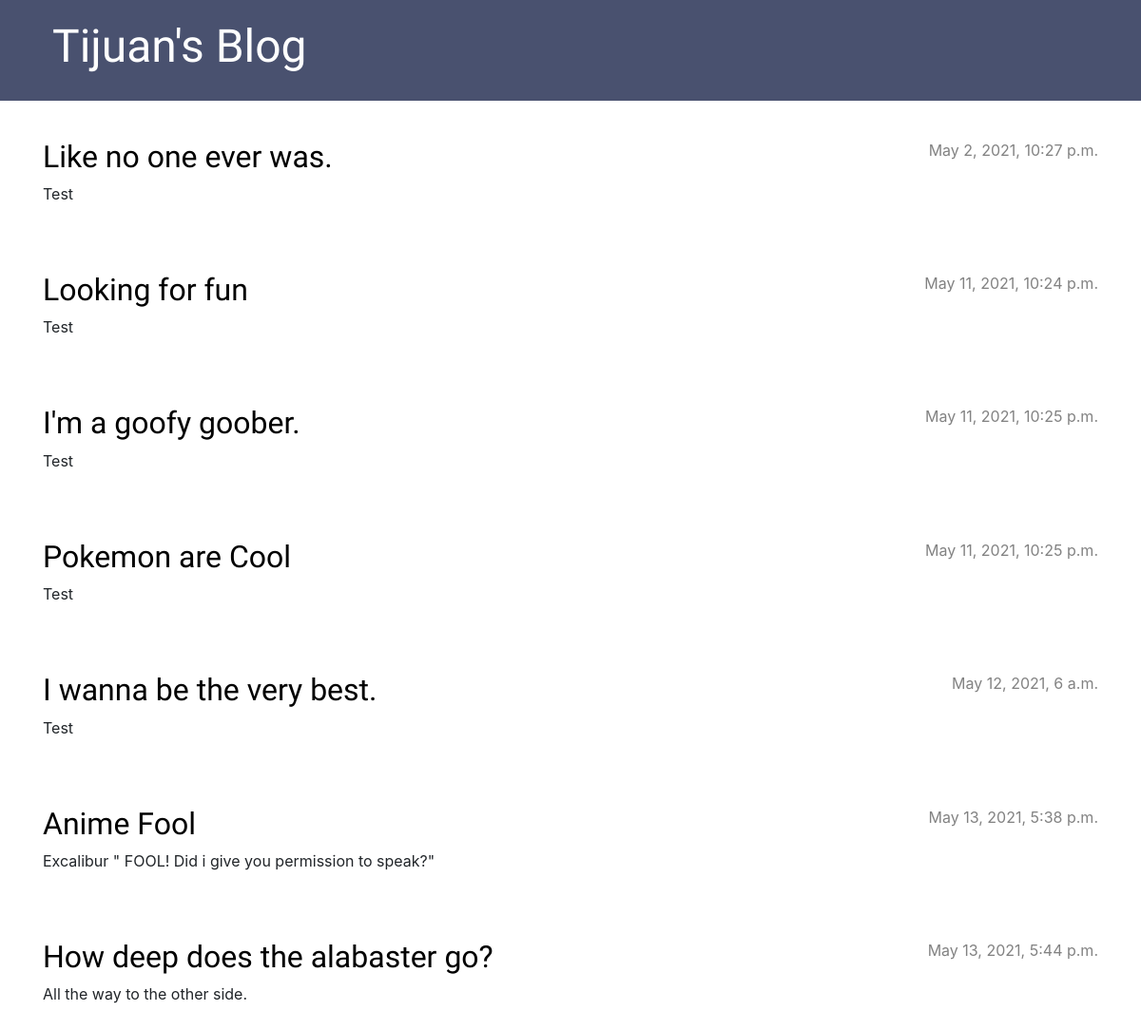
The app's page /, older data.
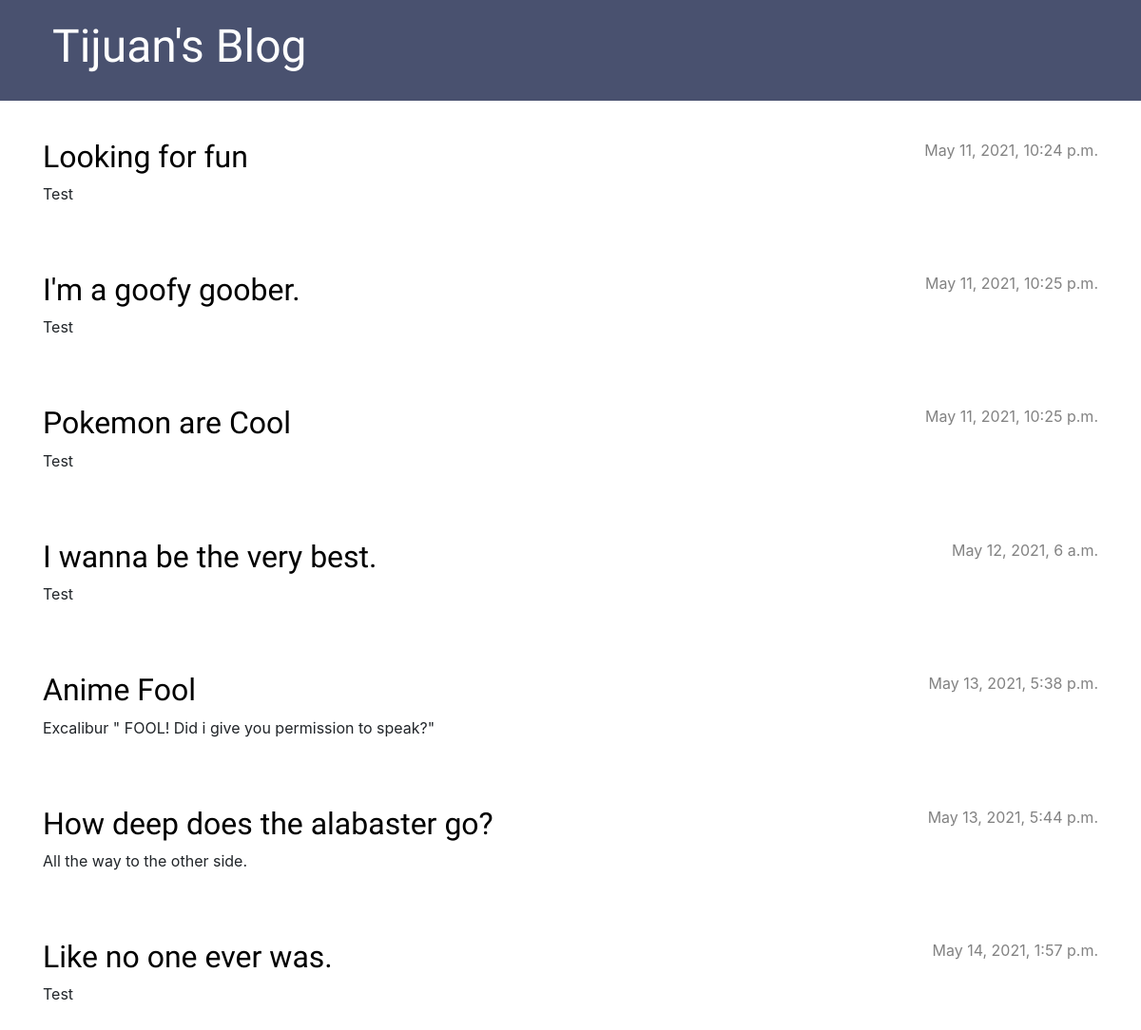
The same page, newer data.
### blog/models.py (models this page shows, shortened)
class Post(models.Model):
    author = models.ForeignKey(settings.AUTH_USER_MODEL, on_delete=models.CASCADE)
    header_image = models.ImageField(null=True, blank=True, upload_to= "images/")
    title = models.CharField(max_length=200)
    created_date = models.DateTimeField(default=timezone.now)
    published_date = models.DateTimeField(blank=True, null=True)
    text = models.TextField()

### blog/views.py (the view)
# urls.py: path('', views.post_list, name='post_list'),
def post_list(request):
    posts = Post.objects.filter(published_date__lte=timezone.now()).order_by('published_date')
    return render(request, 'blog/post_list.html', {'posts': posts})

### blog/templates/blog/post_list.html
{% extends 'blog/base.html' %}
{% block content %}
    {% for post in posts %}
        <article class="post">
            <time class="date">
                {{ post.published_date }}
            </time>
            <h2><a href="{% url 'post_detail' pk=post.pk %}">{{ post.title }}</a></h2>
            <p>{{ post.text|linebreaksbr }}</p>
        </article>
    {% endfor %}
{% endblock %}

Row changes from the older to the newer data that the page shows:
changed Post "Like no one ever was.": published_date "May 2, 2021, 10:27 p.m." → "May 14, 2021, 1:57 p.m."; moves down the list
